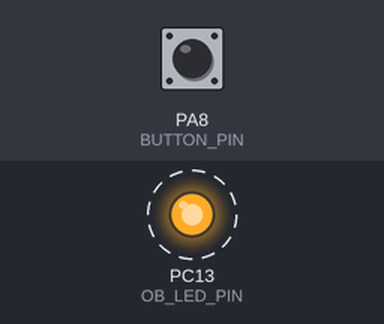
The sketch below on a simulated STM32 Black Pill. On the bench: output pins drawn as LEDs (lit = HIGH). Dashed ring = blinking. The test bench sets the inputs (shaded band); at power-on: PA8 (BUTTON_PIN) HIGH. What the sketch prints to the serial monitor is not drawn.

Above: at 0.5 s.
Timing chart, 0 to 4.6 s (numbered marks = the images above):
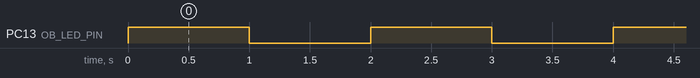

The sketch:

bluepill_f128kb.ino
```cpp
// (licence header left out)
#include "mcu_board.hpp"
#include "app_freertos.hpp"

void setup(void)
{
    // GPIO 初期化
    pinMode(OB_LED_PIN, OUTPUT);
    pinMode(BUTTON_PIN, INPUT_PULLUP);
    attachInterrupt(BUTTON_PIN, buttonISR, CHANGE);

    // Serial(USB-CDC) 初期化
    Serial.begin(115200);

    // FreeRTOS 初期化
    app_freertos_init();
}

void loop(void)
{
    // NOP
}
```

app_freertos.cpp
```cpp
// (licence header left out)
#include "mcu_board.hpp"
#include "app_freertos.hpp"

static xTaskHandle s_xTaskButton;
static xTaskHandle s_xTaskMain;
static uint8_t s_led_val = 1;

void buttonISR(void)
{
    // s_led_val = !s_led_val;
}

void vTaskButton(void *p_parameter)
{
    while (1)
    {
        // TODO: ボタンタスク処理
        Serial.printf("vTaskButton\n");
        vTaskDelay(3000 / portTICK_PERIOD_MS);
    }
}

void vTaskMain(void *p_parameter)
{
    while (1)
    {
        // TODO: メインタスク処理
        Serial.printf("vTaskMain\n");
        Serial.printf("Serial & LED Test(val = %d)\n", s_led_val);
        digitalWrite(OB_LED_PIN, s_led_val);
        s_led_val = !s_led_val;
        vTaskDelay(1000 / portTICK_PERIOD_MS);
    }
}

void app_freertos_init()
{
    // FreeRTOSタスク生成
    xTaskCreate(vTaskButton,       // コールバック関数ポインタ
                "vTaskButton",     // タスク名
                256,               // スタック
                nullptr,           // パラメータ
                3,                 // 優先度(0～7、7が最優先)
                &s_xTaskButton     // タスクハンドル
                );

    xTaskCreate(vTaskMain,         // コールバック関数ポインタ
                "vTaskMain",       // タスク名
                512,               // スタック
                nullptr,           // パラメータ
                7,                 // 優先度(0～7、7が最優先)
                &s_xTaskMain       // タスクハンドル
                );

    // FreeRTOS スケジュール開始
    vTaskStartScheduler();
}
```

app_freertos.hpp
```cpp
// (licence header left out)
#ifndef APP_FREERTOS_HPP
#define APP_FREERTOS_HPP

#include <stdint.h>
#include <string.h>
#include <Arduino.h>
#include <STM32FreeRTOS.h>

void buttonISR(void);
void app_freertos_init();

#endif /* APP_FREERTOS_HPP */
```

mcu_board.hpp
```cpp
// (licence header left out)
#ifndef MCU_BOARD_HPP
#define MCU_BOARD_HPP

#define __BLUE_PILL__          // BluePill
// #define __BLACK_PILL__         // BlackPill

#if defined(__BLUE_PILL__)
    #define OB_LED_PIN        PC13 // LEDのGPIOピン(PC13) アクティブLow
#elif defined(__BLACK_PILL__)
    #define OB_LED_PIN        PB12 // LEDのGPIOピン(PB12) アクティブLow
#else
    #define OB_LED_PIN        PA1  // LEDのGPIOピン(PA1) アクティブLow
#endif /* __BLUE_PILL__ */

#define BUTTON_PIN            PA8  // ボタンピン(PA8) アクティブLow

#endif /* MCU_BOARD_HPP */
```

Measured:
- by itself, PC13 (OB_LED_PIN): alternates HIGH for 1.0 s and LOW for 1.0 s
